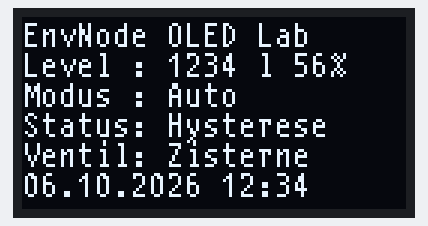
Recording of a program running on a simulated ESP32. Shown: 128×64 one-colour display. What the program prints to the serial monitor is not drawn.

Above: at 0.6 s.

The program:

main.cpp
```cpp
#include <Arduino.h>
#include <Wire.h>
#include <U8g2lib.h>

#include "LabConfig.h"

namespace {
// SSD1309 NONAME2 is a candidate, not an identification from the I2C ACK.
U8G2_SSD1309_128X64_NONAME2_F_HW_I2C display(
    U8G2_R0, U8X8_PIN_NONE, LabConfig::SclPin, LabConfig::SdaPin);

const char* const lines[] = {
    "EnvNode OLED Lab",
    "Level : 1234 l 56%",
    "Modus : Auto",
    "Status: Hysterese",
    "Ventil: Zisterne",
    "06.10.2026 12:34"
};
static_assert(sizeof(lines) / sizeof(lines[0]) == 6, "Expected six lines");

void renderTestPage() {
    display.clearBuffer();
    display.setFont(u8g2_font_t0_11_tf);
    display.setFontPosBaseline();
    for (size_t i = 0; i < 6; ++i) {
        const auto width = display.getStrWidth(lines[i]);
        Serial.printf("Line %u: width=%u/128 px, %s\n",
                      static_cast<unsigned>(i + 1),
                      static_cast<unsigned>(width), lines[i]);
        display.drawStr(0, (i + 1) * LabConfig::LineHeight, lines[i]);
    }
    display.sendBuffer();
}
}

void setup() {
    Serial.begin(LabConfig::SerialBaud);
    delay(500);
    Serial.printf("\nOLED Lab: SSD1309 NONAME2 candidate, SDA=%u SCL=%u, I2C=0x%02X\n",
                  LabConfig::SdaPin, LabConfig::SclPin, LabConfig::Address);
    if (!Wire.begin(LabConfig::SdaPin, LabConfig::SclPin, LabConfig::BusClockHz)) {
        Serial.println("ERROR: I2C initialization failed; reset after checking wiring.");
        return;
    }
    Wire.setTimeOut(100);
    Wire.beginTransmission(LabConfig::Address);
    const uint8_t result = Wire.endTransmission();
    if (result != 0) {
        Serial.printf("ERROR: No ACK at 0x%02X (I2C status %u); no display commands sent.\n",
                      LabConfig::Address, result);
        return;
    }
    Serial.println("I2C ACK received; this does not identify the controller.");
    // U8g2 expects the shifted address, unlike Wire.beginTransmission().
    display.setI2CAddress(LabConfig::Address << 1);
    display.setBusClock(LabConfig::BusClockHz);
    display.begin();
    display.setPowerSave(0);
    renderTestPage();
    Serial.println("Test page sent. Verify all six lines visually; all values are fixed examples.");
}

void loop() {
    delay(1000);
}
```

LabConfig.h
```cpp
#pragma once

#include <Arduino.h>

// Standalone bench defaults; adjust to the actual wiring before flashing.
namespace LabConfig {
constexpr uint8_t SdaPin = 21;
constexpr uint8_t SclPin = 22;
constexpr uint8_t Address = 0x3C; // Seven-bit scanner address.
constexpr uint32_t BusClockHz = 100000;
constexpr uint32_t SerialBaud = 115200;
constexpr uint8_t LineHeight = 10;
}
```
